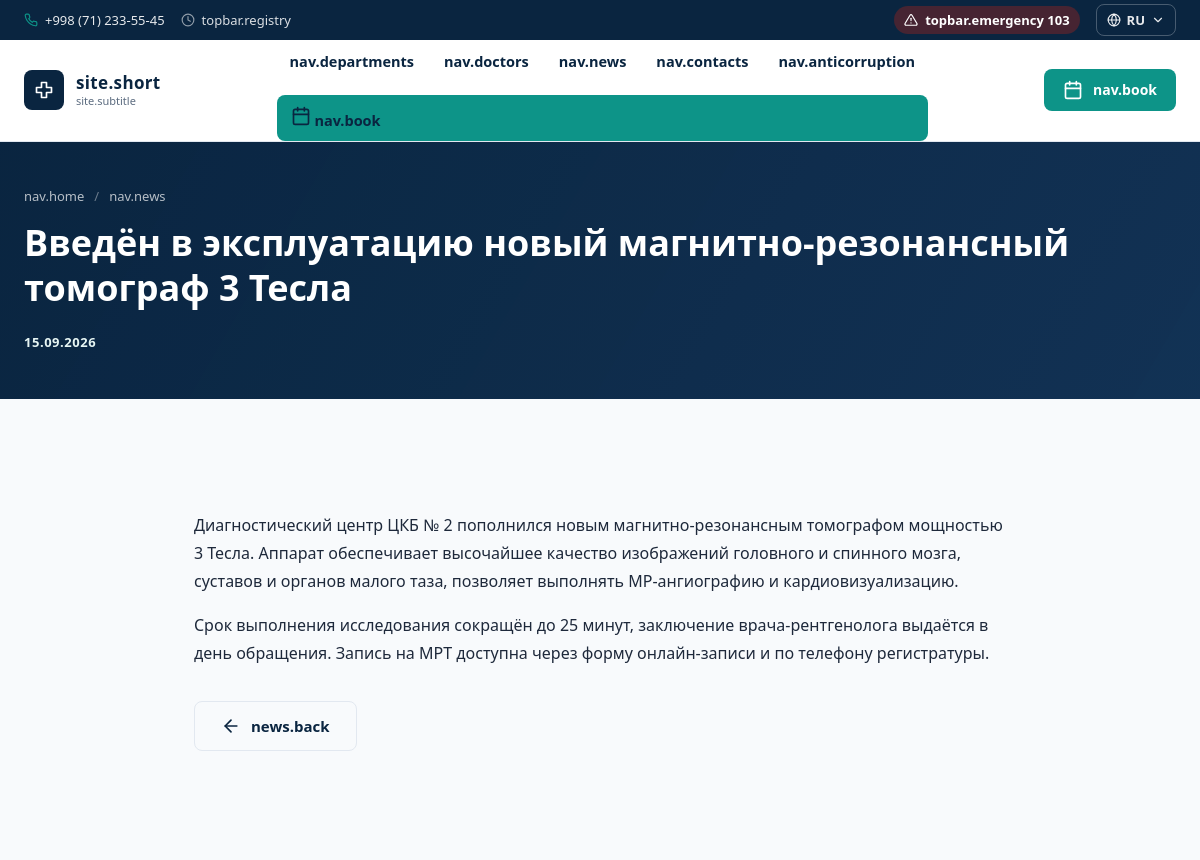
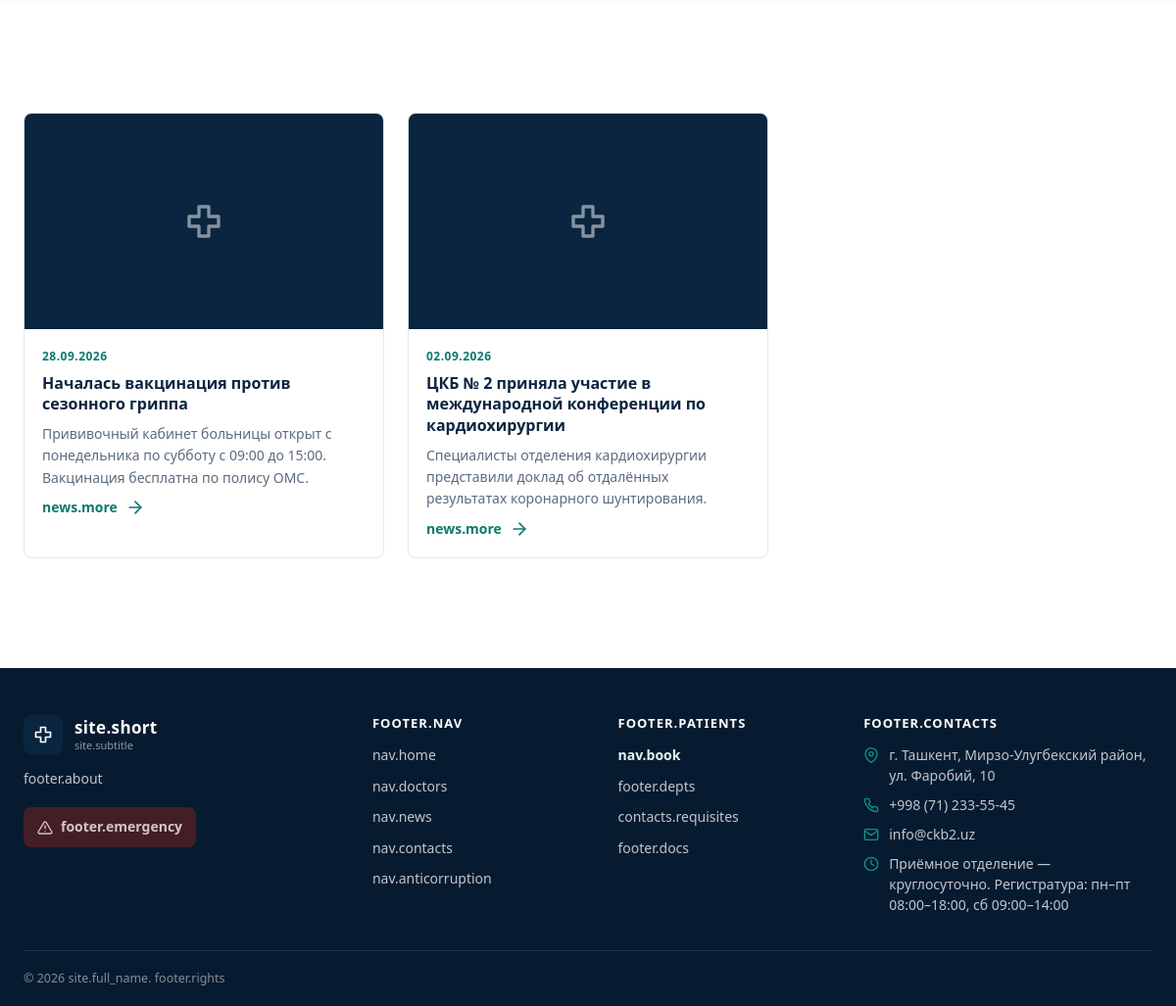
Screenshot of /news-item.php?id=1 with the database file from the repository (2 pictures, top to bottom).
### tables this page shows
CREATE TABLE `news` (
  `id`           INT UNSIGNED  NOT NULL AUTO_INCREMENT,
  `title_ru`     VARCHAR(255)  NOT NULL,
  `title_uz`     VARCHAR(255)  DEFAULT NULL,
  `title_en`     VARCHAR(255)  DEFAULT NULL,
  `excerpt_ru`   VARCHAR(500)  DEFAULT NULL,
  `excerpt_uz`   VARCHAR(500)  DEFAULT NULL,
  `excerpt_en`   VARCHAR(500)  DEFAULT NULL,
  `body_ru`      TEXT          DEFAULT NULL,
  `body_uz`      TEXT          DEFAULT NULL,
  `body_en`      TEXT          DEFAULT NULL,
  `image`        VARCHAR(255)  DEFAULT NULL,
  `is_published` TINYINT(1)    NOT NULL DEFAULT 1,
  `published_at` DATETIME      DEFAULT NULL,
  `created_at`   TIMESTAMP     NOT NULL DEFAULT CURRENT_TIMESTAMP,
  `updated_at`   TIMESTAMP     NOT NULL DEFAULT CURRENT_TIMESTAMP ON UPDATE CURRENT_TIMESTAMP,
  PRIMARY KEY (`id`),
  KEY `idx_news_published` (`is_published`, `published_at`)
);

### Helpers.php (called while the page is built, shortened)
<?php
final class Helpers
{
    public static function e(mixed $value): string
    {
        return htmlspecialchars((string)$value, ENT_QUOTES, 'UTF-8');
    }
    public static function url(string $path = ''): string
    {
        return BASE_URL . '/' . ltrim($path, '/');
    }
    public static function formatDate(?string $date): string
    {
        $ts = strtotime($date);
        $month = Lang::t('month.' . (int)date('n', $ts));
        if (str_starts_with($month, 'month.')) {
            return date('d.m.Y', $ts);
        }
        return date('j', $ts) . ' ' . $month . ' ' . date('Y', $ts);
    }
}

### Lang.php (called while the page is built, shortened)
<?php
final class Lang
{
    private static string $lang = 'ru';
    private static array $dict = [];
    public static function init(): void
    {
        $lang = null;
        if ($lang === null) {
            $lang = $_SESSION['lang'] ?? null;
            if (!is_string($lang) || !in_array($lang, self::SUPPORTED, true)) {
                $lang = $_COOKIE['ckb2_lang'] ?? null;
                if (!is_string($lang) || !in_array($lang, self::SUPPORTED, true)) {
                    $lang = 'ru';
                }
            }
        }
        self::$lang = $lang;
        $file = APP_ROOT . '/includes/lang/' . $lang . '.php';
        self::$dict = is_file($file) ? (require $file) : [];
    }
    public static function t(string $key, int|string|null ...$args): string
    {
        $text = self::$dict[$key] ?? $key;
        return $text;
    }
    public static function tx(array $row, string $field): string
    {
        $localized = $row[$field . '_' . self::$lang] ?? null;
        if (is_string($localized) && trim($localized) !== '') {
            return $localized;
        }
        return (string)($row[$field . '_ru'] ?? '');
    }
}

### bootstrap.php (called while the page is built, shortened)
<?php
require dirname(__DIR__) . '/config/database.php';
if (!function_exists('__')) {
    function __(string $key, int|string|null ...$args): string
    {
        return Lang::t($key, ...$args);
    }
}

### Database.php (called while the page is built, shortened)
<?php
final class Database
{
    private static ?PDO $instance = null;
    public static function get(): PDO
    {
        if (self::$instance === null) {
            $dsn = sprintf(
                'mysql:host=%s;port=%s;dbname=%s;charset=%s',
                DB_HOST,
                DB_PORT,
                DB_NAME,
                DB_CHARSET
            );
            try {
                self::$instance = new PDO($dsn, DB_USER, DB_PASS, [
                    PDO::ATTR_ERRMODE            => PDO::ERRMODE_EXCEPTION,
                    PDO::ATTR_DEFAULT_FETCH_MODE => PDO::FETCH_ASSOC,
                    PDO::ATTR_EMULATE_PREPARES   => false,
                    PDO::ATTR_STRINGIFY_FETCHES  => false,
                ]);
            } catch (PDOException $e) {
                error_log('[CKB2] Ошибка подключения к БД: ' . $e->getMessage());
                throw new RuntimeException('Не удалось подключиться к базе данных');
            }
        }
        return self::$instance;
    }
}

### news-item.php (the view, shortened to what this page needs)
<?php
require __DIR__ . '/includes/bootstrap.php';
$id = filter_var($_GET['id'] ?? null, FILTER_VALIDATE_INT, ['options' => ['min_range' => 1]]);
$item = null;
if ($id !== false && $id !== null) {
    $st = Database::get()->prepare(
        "SELECT * FROM news WHERE id = ? AND is_published = 1 LIMIT 1"
    );
    $st->execute([$id]);
    $item = $st->fetch();
}
$newsTitle = Lang::tx($item, 'title');
$related = Database::get()->prepare(
    "SELECT * FROM news
     WHERE is_published = 1 AND id <> ?
     ORDER BY COALESCE(published_at, created_at) DESC
     LIMIT 2"
);
$related->execute([$id]);
$related = $related->fetchAll();
$newsBody   = Lang::tx($item, 'body');
$newsDate   = $item['published_at'] ?? $item['created_at'] ?? null;
require APP_ROOT . '/includes/header.php';
?>
<article class="news-item">
    <section class="page-hero">
        <div class="container">
            <nav class="breadcrumb" aria-label="Breadcrumb">
                <a href="<?= Helpers::url('index.php') ?>"><?= __('nav.home') ?></a>
                <span>/</span>
                <a href="<?= Helpers::url('news.php') ?>"><?= __('nav.news') ?></a>
            </nav>
            <h1><?= Helpers::e($newsTitle) ?></h1>
            <time class="page-hero__date" datetime="<?= Helpers::e(substr((string)$newsDate, 0, 10)) ?>">
                <?= Helpers::e(Helpers::formatDate((string)$newsDate)) ?>
            </time>
        </div>
    </section>
    <section class="section">
        <div class="container container--narrow">
            <div class="news-item__body">
                <?php foreach (preg_split('/\n{2,}/u', $newsBody) ?: [] as $paragraph): ?>
                    <?php if (trim($paragraph) !== ''): ?>
                        <p><?= nl2br(Helpers::e(trim($paragraph))) ?></p>
                    <?php endif; ?>
                <?php endforeach; ?>
            </div>
            <div class="news-item__back">
                <a class="btn btn--outline" href="<?= Helpers::url('news.php') ?>">
                    <svg class="icon icon--flip"><use href="#i-arrow"/></svg>
                    <span><?= __('news.back') ?></span>
                </a>
            </div>
        </div>
    </section>
</article>
<?php if ($related !== []): ?>
<section class="section section--muted">
    <div class="container">
        <div class="news-grid news-grid--page">
            <?php foreach ($related as $item): ?>
                <?php require APP_ROOT . '/includes/partials/news-card.php'; ?>
            <?php endforeach; ?>
        </div>
    </div>
</section>
<?php endif; ?>
<?php require APP_ROOT . '/includes/footer.php'; ?>

### news-card.php (shortened to what this page needs)
<?php
$item = $item ?? null;
$newsTitle   = Lang::tx($item, 'title');
$newsExcerpt = Lang::tx($item, 'excerpt');
$newsImage   = (string)($item['image'] ?? '');
$newsDate    = $item['published_at'] ?? $item['created_at'] ?? null;
?>
<article class="news-card">
    <a class="news-card__img" href="<?= Helpers::url('news-item.php?id=' . (int)$item['id']) ?>">
        <?php if ($newsImage !== '' && is_file(UPLOAD_DIR . '/' . $newsImage)): ?>
            <img src="<?= Helpers::e(Helpers::url('uploads/' . $newsImage)) ?>" alt="<?= Helpers::e($newsTitle) ?>" loading="lazy" width="400" height="240">
        <?php else: ?>
            <span class="news-card__placeholder">
                <svg class="icon"><use href="#i-cross"/></svg>
            </span>
        <?php endif; ?>
    </a>
    <div class="news-card__body">
        <time class="news-card__date" datetime="<?= Helpers::e(substr((string)$newsDate, 0, 10)) ?>">
            <?= Helpers::e(Helpers::formatDate((string)$newsDate)) ?>
        </time>
        <h3 class="news-card__title">
            <a href="<?= Helpers::url('news-item.php?id=' . (int)$item['id']) ?>"><?= Helpers::e($newsTitle) ?></a>
        </h3>
        <?php if ($newsExcerpt !== ''): ?>
            <p class="news-card__excerpt"><?= Helpers::e($newsExcerpt) ?></p>
        <?php endif; ?>
        <a class="link-more" href="<?= Helpers::url('news-item.php?id=' . (int)$item['id']) ?>">
            <span><?= __('news.more') ?></span>
            <svg class="icon"><use href="#i-arrow"/></svg>
        </a>
    </div>
</article>

### rows the page displays
news: title_ru "Введён в эксплуатацию новый магнитно-резонансный томограф 3 Тесла", published_at "15.09.2026", body_ru "Диагностический центр ЦКБ № 2 пополнился новым магнитно-резонансным томографом мощностью 3 Тесла. Аппарат обеспечивает высочайшее качество изображений головного и спинного мозга, суставов и органов малого таза, позволяет выполнять МР-ангиографию и кардиовизуализацию.", body_ru "Срок выполнения исследования сокращён до 25 минут, заключение врача-рентгенолога выдаётся в день обращения. Запись на МРТ доступна через форму онлайн-записи и по телефону регистратуры."
news: published_at "28.09.2026", title_ru "Началась вакцинация против сезонного гриппа", excerpt_ru "Прививочный кабинет больницы открыт с понедельника по субботу с 09:00 до 15:00. Вакцинация бесплатна по полису ОМС."
news: published_at "02.09.2026", title_ru "ЦКБ № 2 приняла участие в международной конференции по кардиохирургии", excerpt_ru "Специалисты отделения кардиохирургии представили доклад об отдалённых результатах коронарного шунтирования."

### other values shown
Helpers::e(Helpers::formatPhone($phoneRegistry)) "+998 (71) 233-55-45"
Helpers::e(__('topbar.registry')) "topbar.registry"
__('topbar.emergency') "topbar.emergency"
Helpers::e($phoneEmergency) "103"
Helpers::e(strtoupper($currentLang)) "RU"
__('site.short') "site.short"
Helpers::e(__('site.subtitle')) "site.subtitle"
Helpers::e($item['label']) "nav.departments"
Helpers::e($item['label']) "nav.doctors"
Helpers::e($item['label']) "nav.news"
Helpers::e($item['label']) "nav.contacts"
Helpers::e($item['label']) "nav.anticorruption"
__('nav.book') "nav.book"
__('nav.home') "nav.home"
__('nav.news') "nav.news"
